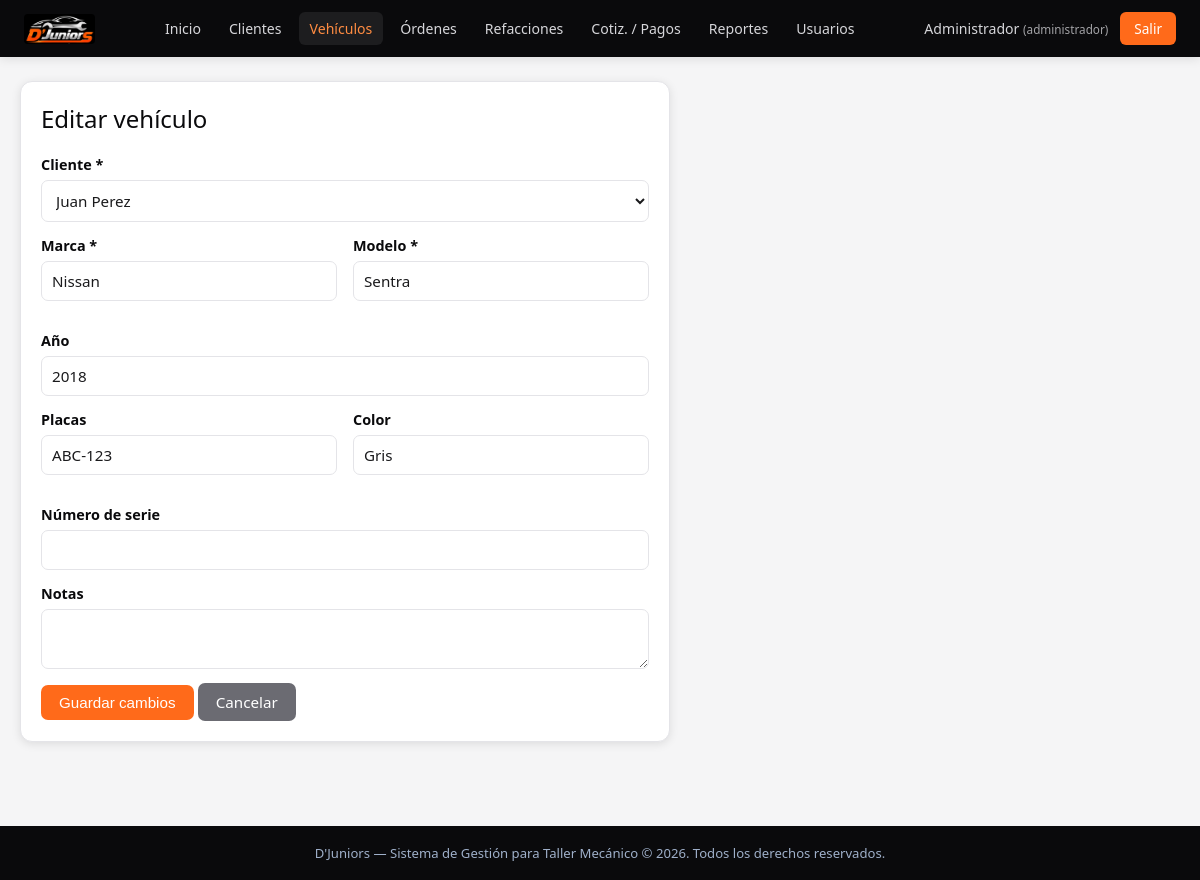
Screenshot of /vehiculos/editar.php?id=1 (signed in) with the database file from the repository.
### tables this page shows
CREATE TABLE IF NOT EXISTS `vehiculos` (
  `id` int(11) NOT NULL AUTO_INCREMENT,
  `cliente_id` int(11) NOT NULL,
  `marca` varchar(60) NOT NULL,
  `modelo` varchar(60) NOT NULL,
  `anio` int(11) DEFAULT NULL,
  `placas` varchar(20) DEFAULT NULL,
  `color` varchar(40) DEFAULT NULL,
  `numero_serie` varchar(60) DEFAULT NULL,
  `notas` text,
  `fecha_registro` timestamp NOT NULL DEFAULT CURRENT_TIMESTAMP,
  PRIMARY KEY (`id`),
  KEY `idx_vehiculo_cliente` (`cliente_id`),
  CONSTRAINT `fk_vehiculos_clientes` FOREIGN KEY (`cliente_id`) REFERENCES `clientes` (`id`) ON DELETE CASCADE
);

CREATE TABLE IF NOT EXISTS `clientes` (
  `id` int(11) NOT NULL AUTO_INCREMENT,
  `nombre` varchar(150) NOT NULL,
  `telefono` varchar(20) DEFAULT NULL,
  `email` varchar(150) DEFAULT NULL,
  `direccion` varchar(255) DEFAULT NULL,
  `acepta_aviso_privacidad` tinyint(1) NOT NULL DEFAULT '0',
  `fecha_aceptacion_privacidad` datetime DEFAULT NULL,
  `fecha_registro` timestamp NOT NULL DEFAULT CURRENT_TIMESTAMP,
  `estado` enum('activo','inactivo') NOT NULL DEFAULT 'activo',
  `usuario` varchar(50) DEFAULT NULL,
  `password` varchar(255) DEFAULT NULL,
  `portal_activo` tinyint(1) NOT NULL DEFAULT '0',
  `fecha_ultimo_acceso` datetime DEFAULT NULL,
  PRIMARY KEY (`id`),
  UNIQUE KEY `usuario` (`usuario`)
);

### vehiculos/editar.php (the view, shortened to what this page needs)
<?php
$pdo = conectarDB();
$id = (int) ($_GET['id'] ?? 0);
$stmt = $pdo->prepare('SELECT * FROM vehiculos WHERE id = ?');
$stmt->execute([$id]);
$vehiculo = $stmt->fetch();
$clientes = $pdo->query("SELECT id, nombre FROM clientes WHERE estado='activo' ORDER BY nombre")->fetchAll();
require_once __DIR__ . '/../includes/header.php';
?>
<div class="panel" style="max-width:650px;">
    <h2 class="mt-0">Editar vehículo</h2>
    <form method="POST">
        <div class="form-grupo">
            <label>Cliente *</label>
            <select name="cliente_id" required>
                <?php foreach ($clientes as $c): ?>
                    <option value="<?php echo $c['id']; ?>" <?php echo $vehiculo['cliente_id'] == $c['id'] ? 'selected' : ''; ?>>
                        <?php echo htmlspecialchars($c['nombre']); ?>
                    </option>
                <?php endforeach; ?>
            </select>
        </div>
        <div class="form-fila">
            <div class="form-grupo"><label>Marca *</label><input type="text" name="marca" required value="<?php echo htmlspecialchars($vehiculo['marca']); ?>"></div>
            <div class="form-grupo"><label>Modelo *</label><input type="text" name="modelo" required value="<?php echo htmlspecialchars($vehiculo['modelo']); ?>"></div>
            <div class="form-grupo"><label>Año</label><input type="number" name="anio" value="<?php echo htmlspecialchars($vehiculo['anio']); ?>"></div>
        </div>
        <div class="form-fila">
            <div class="form-grupo"><label>Placas</label><input type="text" name="placas" value="<?php echo htmlspecialchars($vehiculo['placas']); ?>"></div>
            <div class="form-grupo"><label>Color</label><input type="text" name="color" value="<?php echo htmlspecialchars($vehiculo['color']); ?>"></div>
            <div class="form-grupo"><label>Número de serie</label><input type="text" name="numero_serie" value="<?php echo htmlspecialchars($vehiculo['numero_serie']); ?>"></div>
        </div>
        <div class="form-grupo">
            <label>Notas</label>
            <textarea name="notas" rows="2"><?php echo htmlspecialchars($vehiculo['notas']); ?></textarea>
        </div>
        <button type="submit" class="btn">Guardar cambios</button>
        <a href="index.php" class="btn btn-secundario">Cancelar</a>
    </form>
</div>
<?php require_once __DIR__ . '/../includes/footer.php'; ?>

### css/style.css (style rules this page uses)
:root { --navy: #0a0a0c; --navy-2: #151517; --navy-3: #1f1f22; --blue: #ff6a1a; --blue-light: #ff8c42; --blue-pale: #fff1e6; --plata: #c9ccd2; --plata-oscura: #9a9ea6; --surface: #f5f5f6; --card-border: #e4e4e8; --texto: #1a1a1c; --gris: #6b6b72; --blanco: #ffffff; --verde: #1f9d6b; --rojo: #e05454; --amarillo: #e0a233; --sombra: 0 2px 10px rgba(10,10,12,0.10); --tabbar-h: 62px; }
* { box-sizing: border-box; }
body { margin: 0; font-family: 'Segoe UI', Arial, sans-serif; background: var(--surface); color: var(--texto); }
a { text-decoration: none; color: inherit; }
.panel { background: var(--blanco); border-radius: 12px; border: 1px solid var(--card-border); box-shadow: var(--sombra); padding: 20px; margin-bottom: 20px; }
.panel h2, .panel h3 { margin-top: 0; color: var(--navy); font-weight: 500; }
.form-grupo { margin-bottom: 14px; display: flex; flex-direction: column; gap: 6px; }
.form-grupo label { font-weight: 600; font-size: 0.9rem; color: var(--navy); }
input, select, textarea { padding: 9px 10px; border: 1px solid var(--card-border); border-radius: 7px; font-size: 0.95rem; width: 100%; font-family: inherit; background: var(--blanco); color: var(--texto); }
.form-fila { display: flex; gap: 16px; flex-wrap: wrap; }
.form-fila .form-grupo { flex: 1; min-width: 200px; }
.btn { display: inline-block; padding: 9px 18px; border: none; border-radius: 7px; background: var(--blue); color: #fff; cursor: pointer; font-size: 0.95rem; font-weight: 500; transition: background .2s; }
.btn-secundario { background: var(--gris); }
.mt-0 { margin-top: 0; }

### rows the page displays
vehiculos: cliente_id "Juan Perez", marca "Nissan", modelo "Sentra", anio "2018", placas "ABC-123", color "Gris"

### other values shown
$usuario['nombre'] "Administrador"
$cliente ? 'cliente' : $usuario['rol'] "administrador"
